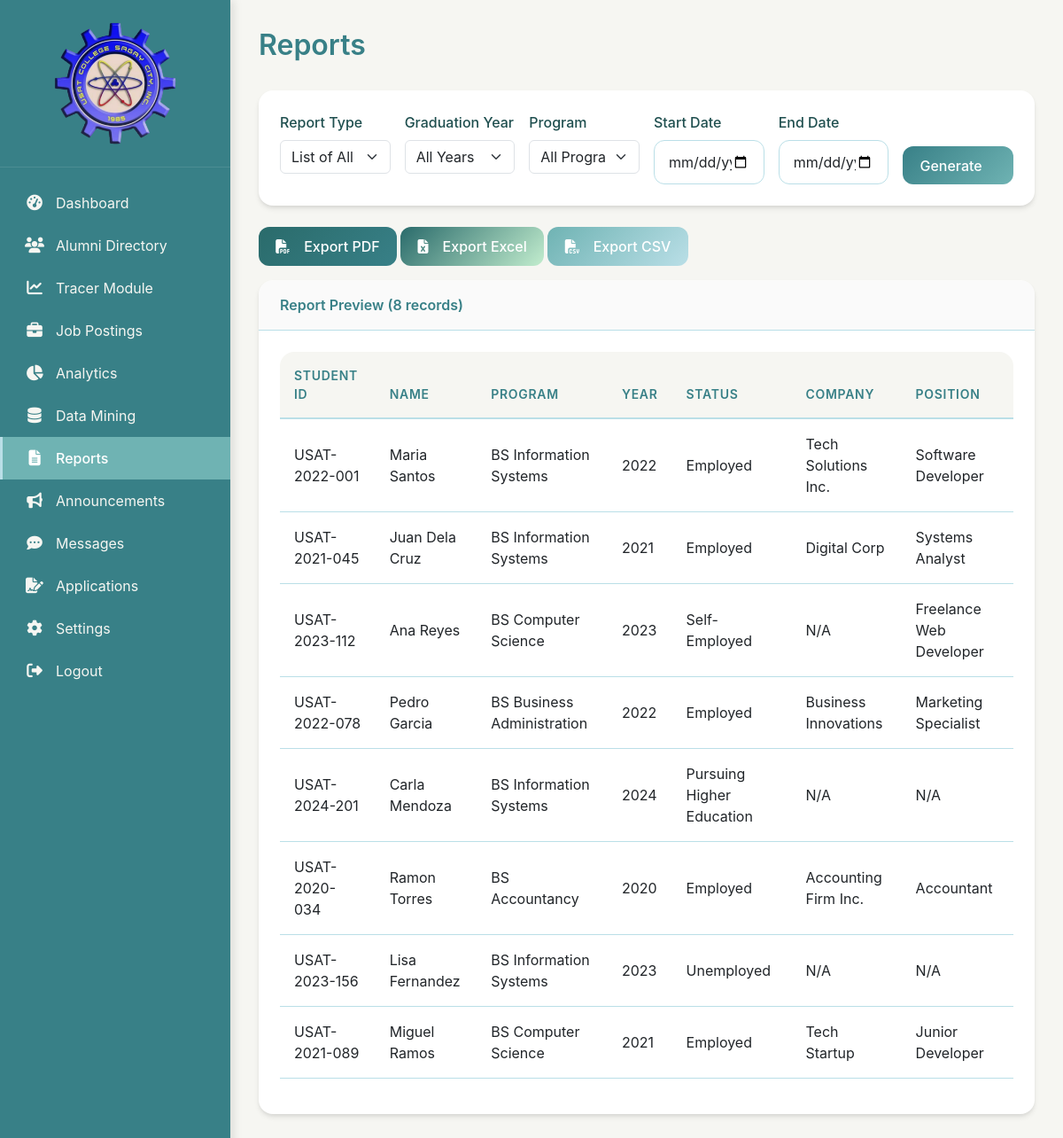
Screenshot of /admin/reports.php (signed in) with the database file from the repository.
### tables this page shows
CREATE TABLE employment (
    id INT AUTO_INCREMENT PRIMARY KEY,
    alumni_id INT NOT NULL,
    status ENUM('Employed','Self-Employed','Unemployed','Pursuing Higher Education') NOT NULL,
    company VARCHAR(100),
    position VARCHAR(100),
    industry VARCHAR(100),
    salary_range VARCHAR(50),
    relevance ENUM('Highly Relevant','Somewhat Relevant','Not Relevant'),
    start_date DATE,
    FOREIGN KEY (alumni_id) REFERENCES alumni(id) ON DELETE CASCADE
);

CREATE TABLE alumni (
    id INT AUTO_INCREMENT PRIMARY KEY,
    student_id VARCHAR(50) UNIQUE NOT NULL,
    first_name VARCHAR(50) NOT NULL,
    last_name VARCHAR(50) NOT NULL,
    program VARCHAR(100) NOT NULL,
    graduation_year INT NOT NULL,
    email VARCHAR(100) NOT NULL,
    phone VARCHAR(20),
    profile_pic VARCHAR(255) NULL,
    created_at TIMESTAMP DEFAULT CURRENT_TIMESTAMP
);

### admin/reports.php (the view, shortened to what this page needs)
<?php
require_once '../includes/admin_header.php';
$report_type = $_GET['report_type'] ?? 'list';
$start_date = $_GET['start_date'] ?? '';
$end_date = $_GET['end_date'] ?? '';
$sql = "SELECT a.*, e.status, e.company, e.position, e.industry
        FROM alumni a
        LEFT JOIN employment e ON a.id = e.alumni_id
        WHERE 1";
$params = [];
$stmt = $pdo->prepare($sql);
$stmt->execute($params);
$alumni = $stmt->fetchAll();
?>
<div class="page-header">
    <h1>Reports</h1>
</div>
<div class="card mb-4">
    <div class="card-body">
        <form method="get" class="row g-3">
            <div class="col-md-2">
                <label class="form-label">Report Type</label>
                <select name="report_type" class="form-select">
                    <option value="list" <?= $report_type == 'list' ? 'selected' : '' ?>>List of All Alumni</option>
                </select>
            </div>
            <div class="col-md-2">
                <label class="form-label">Graduation Year</label>
                <select name="year" class="form-select">
                    <option value="">All Years</option>
                </select>
            </div>
            <div class="col-md-2">
                <label class="form-label">Program</label>
                <select name="program" class="form-select">
                    <option value="">All Programs</option>
                </select>
            </div>
            <div class="col-md-2">
                <label class="form-label">Start Date</label>
                <input type="date" name="start_date" class="form-control" value="<?= $start_date ?>">
            </div>
            <div class="col-md-2">
                <label class="form-label">End Date</label>
                <input type="date" name="end_date" class="form-control" value="<?= $end_date ?>">
            </div>
            <div class="col-md-2 align-self-end">
                <button type="submit" class="btn btn-primary w-100">Generate</button>
            </div>
        </form>
    </div>
</div>
<div class="mb-3">
    <a href="export.php?format=pdf&<?= http_build_query($_GET) ?>" class="btn btn-danger" target="_blank"><i class="fas fa-file-pdf me-2"></i>Export PDF</a>
    <a href="export.php?format=excel&<?= http_build_query($_GET) ?>" class="btn btn-success" target="_blank"><i class="fas fa-file-excel me-2"></i>Export Excel</a>
    <a href="export.php?format=csv&<?= http_build_query($_GET) ?>" class="btn btn-info" target="_blank"><i class="fas fa-file-csv me-2"></i>Export CSV</a>
</div>
<div class="card">
    <div class="card-header">Report Preview (<?= count($alumni) ?> records)</div>
    <div class="card-body">
        <div class="table-responsive">
            <table class="table">
                <thead>
                    <tr><th>Student ID</th><th>Name</th><th>Program</th><th>Year</th><th>Status</th><th>Company</th><th>Position</th></tr>
                </thead>
                <tbody>
                    <?php foreach ($alumni as $a): ?>
                    <tr>
                        <td><?= htmlspecialchars($a['student_id']) ?></td>
                        <td><?= htmlspecialchars($a['first_name'] . ' ' . $a['last_name']) ?></td>
                        <td><?= htmlspecialchars($a['program']) ?></td>
                        <td><?= $a['graduation_year'] ?></td>
                        <td><?= $a['status'] ?? 'N/A' ?></td>
                        <td><?= htmlspecialchars($a['company'] ?? 'N/A') ?></td>
                        <td><?= htmlspecialchars($a['position'] ?? 'N/A') ?></td>
                    </tr>
                    <?php endforeach; ?>
                </tbody>
            </table>
        </div>
    </div>
</div>
<?php include '../includes/footer.php'; ?>

### assets/css/style.css (style rules this page uses)
:root { --primary: #388087; --primary-light: #6FB3B3; --primary-dark: #2a6b6b; --accent: #6FB3B3; --accent-light: #BADFE7; --accent-dark: #388087; --success: #C2EDCE; --warning: #BADFE7; --danger: #388087; --info: #BADFE7; --dark: #1f4f4f; --light: #F6F6F2; --gray: #88a8a8; --border: #BADFE7; --sidebar-bg: #388087; --sidebar-text: #F6F6F2; --sidebar-hover: #6FB3B3; --card-bg: #FFFFFF; --body-bg: #F6F6F2; }
* { margin: 0; padding: 0; box-sizing: border-box; }
body { background-color: var(--body-bg); font-family: 'Inter', -apple-system, BlinkMacSystemFont, 'Segoe UI', Roboto, sans-serif; line-height: 1.5; color: var(--dark); }
.page-header { display: flex; justify-content: space-between; align-items: center; margin-bottom: 2rem; }
.page-header h1 { font-size: 2rem; font-weight: 600; color: var(--primary); margin: 0; }
.card { background: var(--card-bg); border: none; border-radius: 1rem; box-shadow: 0 4px 6px -1px rgba(0,0,0,0.1), 0 2px 4px -1px rgba(0,0,0,0.06); transition: transform 0.2s, box-shadow 0.2s; margin-bottom: 1.5rem; overflow: hidden; }
.card-header { background: rgba(0,0,0,0.02); border-bottom: 1px solid var(--border); padding: 1rem 1.5rem; font-weight: 600; color: var(--primary); }
.card-body { padding: 1.5rem; }
.table-responsive { border-radius: 1rem; overflow: hidden; }
.table { width: 100%; background: white; border-collapse: collapse; }
.table thead th { background: var(--light); padding: 1rem; font-weight: 600; font-size: 0.875rem; text-transform: uppercase; letter-spacing: 0.05em; color: var(--primary); border-bottom: 2px solid var(--border); }
.table tbody td { padding: 1rem; border-bottom: 1px solid var(--border); vertical-align: middle; }
.btn { display: inline-flex; align-items: center; gap: 0.5rem; padding: 0.6rem 1.2rem; border-radius: 0.75rem; font-weight: 500; border: none; cursor: pointer; transition: all 0.2s; text-decoration: none; }
.btn-primary { background: linear-gradient(135deg, var(--primary), var(--primary-light)); color: white; }
.btn-success { background: linear-gradient(135deg, var(--primary-dark), var(--success)); color: white; }
.btn-danger { background: linear-gradient(135deg, var(--primary-dark), var(--primary)); color: white; }
.btn-info { background: linear-gradient(135deg, var(--primary-light), var(--info)); color: white; }
.form-label { display: block; margin-bottom: 0.5rem; font-weight: 500; color: var(--dark); }
.form-control { width: 100%; padding: 0.75rem 1rem; border: 1px solid var(--border); border-radius: 0.75rem; font-size: 1rem; transition: border-color 0.2s, box-shadow 0.2s; }

### rows the page displays
employment: alumni.student_id "USAT-2022-001", alumni.last_name "Maria Santos", alumni.program "BS Information Systems", alumni.graduation_year "2022", status "Employed", company "Tech Solutions Inc.", position "Software Developer"
employment: alumni.student_id "USAT-2021-045", alumni.last_name "Juan Dela Cruz", alumni.program "BS Information Systems", alumni.graduation_year "2021", status "Employed", company "Digital Corp", position "Systems Analyst"
employment: alumni.student_id "USAT-2023-112", alumni.last_name "Ana Reyes", alumni.program "BS Computer Science", alumni.graduation_year "2023", status "Self-Employed", company "N/A", position "Freelance Web Developer"
employment: alumni.student_id "USAT-2022-078", alumni.last_name "Pedro Garcia", alumni.program "BS Business Administration", alumni.graduation_year "2022", status "Employed", company "Business Innovations", position "Marketing Specialist"
employment: alumni.student_id "USAT-2024-201", alumni.last_name "Carla Mendoza", alumni.program "BS Information Systems", alumni.graduation_year "2024", status "Pursuing Higher Education", company "N/A", position "N/A"
employment: alumni.student_id "USAT-2020-034", alumni.last_name "Ramon Torres", alumni.program "BS Accountancy", alumni.graduation_year "2020", status "Employed", company "Accounting Firm Inc.", position "Accountant"
employment: alumni.student_id "USAT-2023-156", alumni.last_name "Lisa Fernandez", alumni.program "BS Information Systems", alumni.graduation_year "2023", status "Unemployed", company "N/A", position "N/A"
employment: alumni.student_id "USAT-2021-089", alumni.last_name "Miguel Ramos", alumni.program "BS Computer Science", alumni.graduation_year "2021", status "Employed", company "Tech Startup", position "Junior Developer"

### other values shown
count($alumni) "8"
